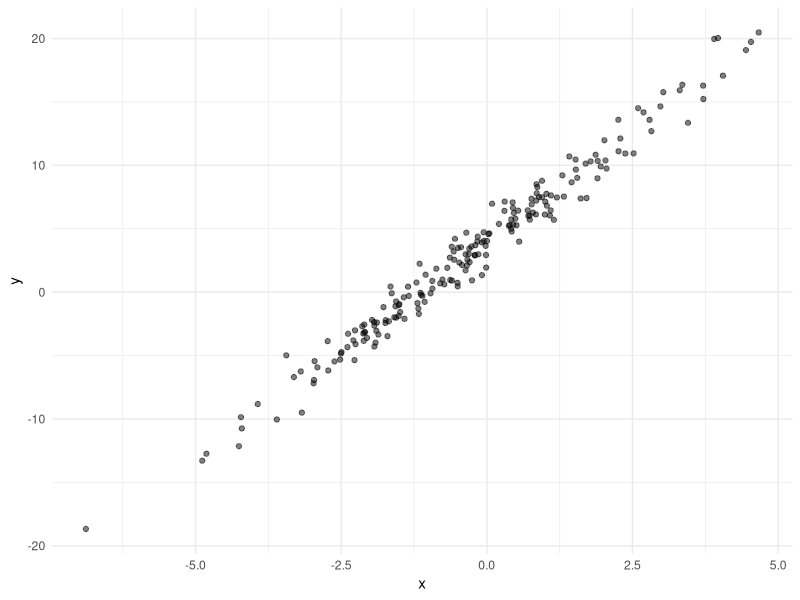
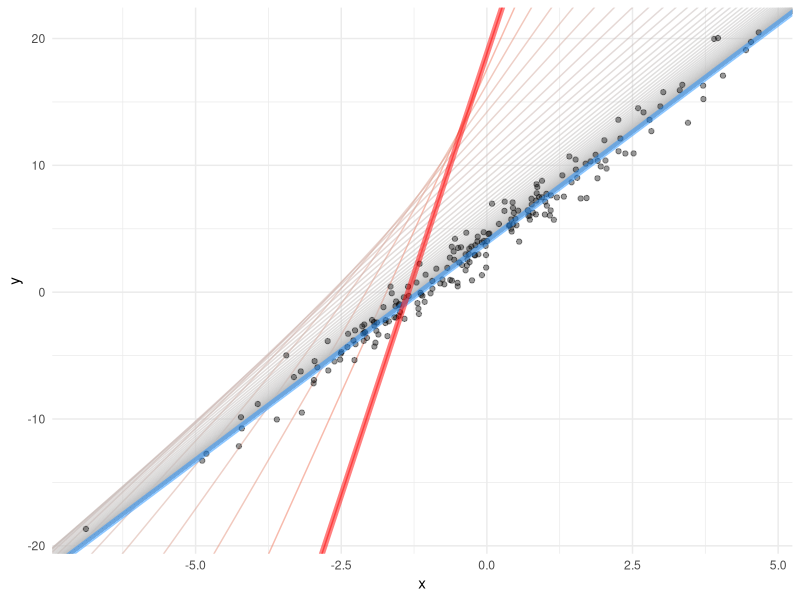
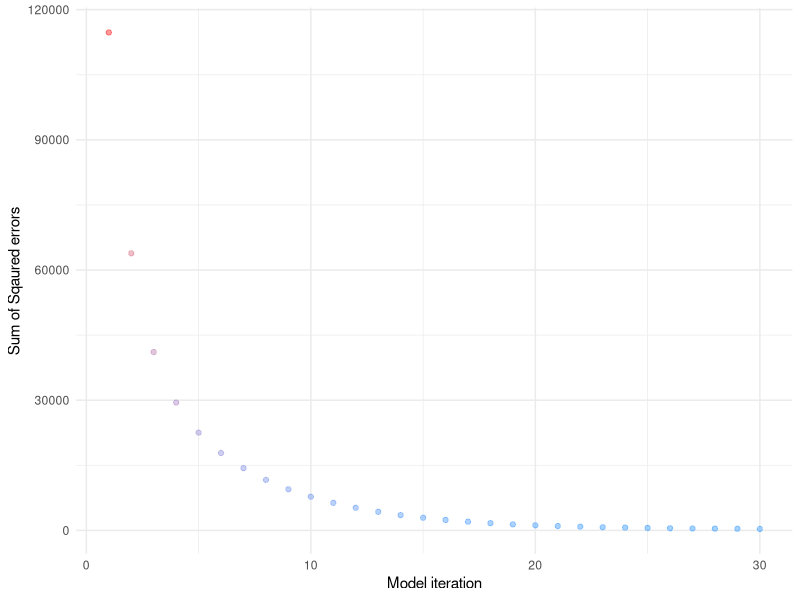

Here is the R script that generated these plots, in order:
# source: https://towardsdatascience.com/machine-learning-fundamentals-via-linear-regression-41a5d11f5220
# Author: Conor McDonald

library(dplyr)
library(ggplot2)


n <- 200
bias <- 4
slope <- 3.5
dot <- `%*%`

x <- rnorm(n) * 2
x_b <- cbind(x, rep(1, n))
y <- bias + slope * x + rnorm(n)
df <- data_frame(x = x, y = y)

learning_rate <- 0.05
n_iterations <- 100
theta <- matrix(c(20,20))

b0 <- vector("numeric", length = n_iterations)
b1 <- vector("numeric", length = n_iterations)
sse_i <- vector("numeric", length = n_iterations)

ggplot(df, aes(x, y)) + 
    geom_point(alpha = 0.5) +
    theme_minimal()

# learning loop
for (iteration in seq_len(n_iterations)) { 
    yhat               <- dot(x_b, theta)          # predict using weights in theta
    residuals_b        <- yhat - y                 # calculate the residuals
    gradients          <- 2/n * dot(t(x_b), residuals_b) # calculate the gradients of MSE w.r.t model weights 
    theta              <- theta - learning_rate * gradients # update theta 
    
    sse_i[[iteration]] <- sum((y - dot(x_b, theta))**2)
    b0[[iteration]]    <- theta[2]
    b1[[iteration]]    <- theta[1]
    
}

model_i <- data.frame(model_iter = 1:n_iterations, 
                      sse = sse_i, 
                      b0 = b0, 
                      b1 = b1)

# plot learning loops
p1 <- df %>% 
    ggplot(aes(x=x, y=y)) + 
    geom_abline(aes(intercept = b0, 
                    slope = b1, 
                    colour = -sse, 
                    frame = model_iter), 
                data = model_i, 
                alpha = .50 
    ) +
    geom_point(alpha = 0.4) + 
    geom_abline(aes(intercept = b0, 
                    slope = b1), 
                data = model_i[100, ], 
                alpha = 0.5, 
                size = 2, 
                colour = "dodger blue") +
    geom_abline(aes(intercept = b0, 
                    slope = b1),
                data = model_i[1, ],
                colour = "red", 
                alpha = 0.5,
                size = 2) + 
    scale_color_continuous(low = "red", high = "grey") +
    guides(colour = FALSE) +
    theme_minimal()

p2 <- model_i[1:30,] %>%
    ggplot(aes(model_iter, sse, colour = -sse)) + 
    geom_point(alpha = 0.4) +
    theme_minimal() +
    labs(x = "Model iteration", 
         y = "Sum of Sqaured errors") + 
    scale_color_continuous(low = "red", high = "dodger blue") +
    guides(colour = FALSE)

# plot gradient descent
p1

# plot decrease in sse across iterations
p2
